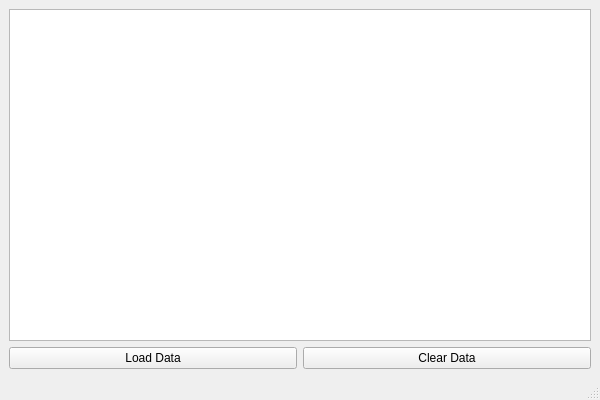
<?xml version="1.0" encoding="UTF-8"?>
<ui version="4.0">
    <class>MainWindow</class>
    <widget class="QMainWindow" name="MainWindow">
        <property name="geometry">
            <rect>
                <x>0</x>
                <y>0</y>
                <width>600</width>
                <height>400</height>
            </rect>
        </property>
        <property name="windowTitle">
            <string>Table Display with Grid Layout</string>
        </property>
        <widget class="QWidget" name="centralwidget">
            <layout class="QGridLayout" name="gridLayout">
                <item row="0" column="0" colspan="2">
                    <widget class="QTableView" name="tableView"/>
                </item>
                <item row="1" column="0">
                    <widget class="QPushButton" name="loadButton">
                        <property name="text">
                            <string>Load Data</string>
                        </property>
                    </widget>
                </item>
                <item row="1" column="1">
                    <widget class="QPushButton" name="clearButton">
                        <property name="text">
                            <string>Clear Data</string>
                        </property>
                    </widget>
                </item>
            </layout>
        </widget>
        <widget class="QMenuBar" name="menubar"/>
        <widget class="QStatusBar" name="statusbar"/>
    </widget>
    <resources/>
    <connections/>
</ui>
